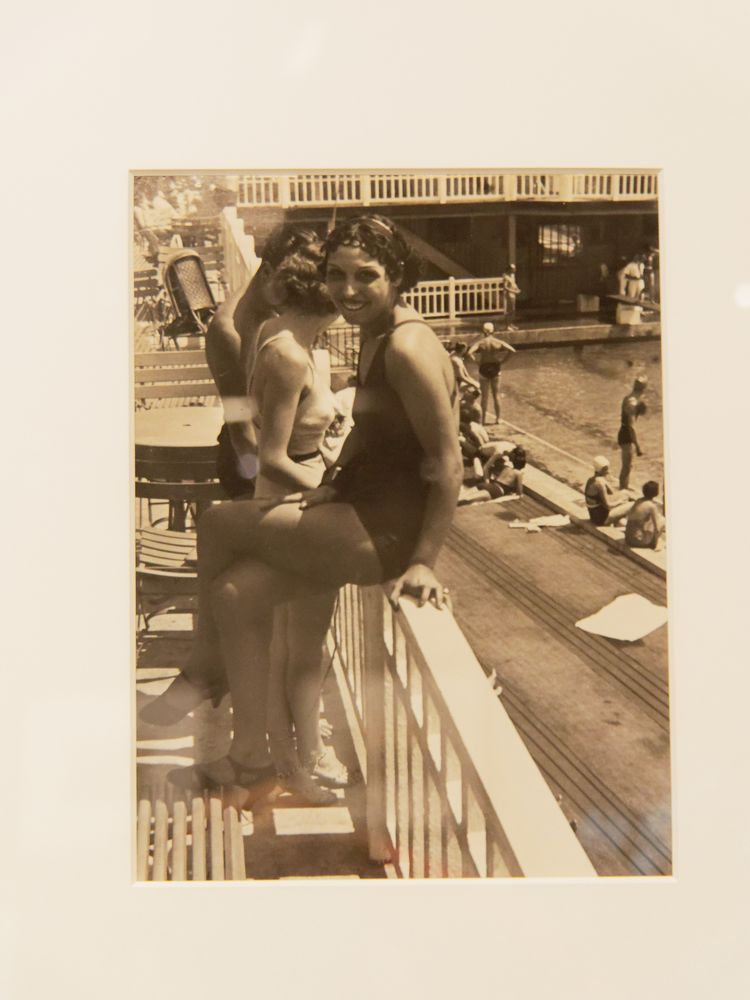
#> input picture jean-moral/jean-moral_2.jpg, 750 x 1000 px, given in place of jason_1.jpg, which was not available; the run also reads 1 picture not shown here
$ python Recalage_une_image.py
#> lines starting #> are read from the running program, lines starting #| are printed output that depends on the picture; pictures that were not available may be replaced by others from this repository, and a replacement may not be noted
# -*- coding: utf-8 -*-
"""
Created on Mon Mar  4 16:12:09 2019

@author: Simon
"""

from matplotlib import pyplot as plt
import numpy as np
import cv2
from scipy import ndimage

#%% Récupérer l'image de base et l'image à recaler
img1 = cv2.imread('jason//jason_1.jpg',0)
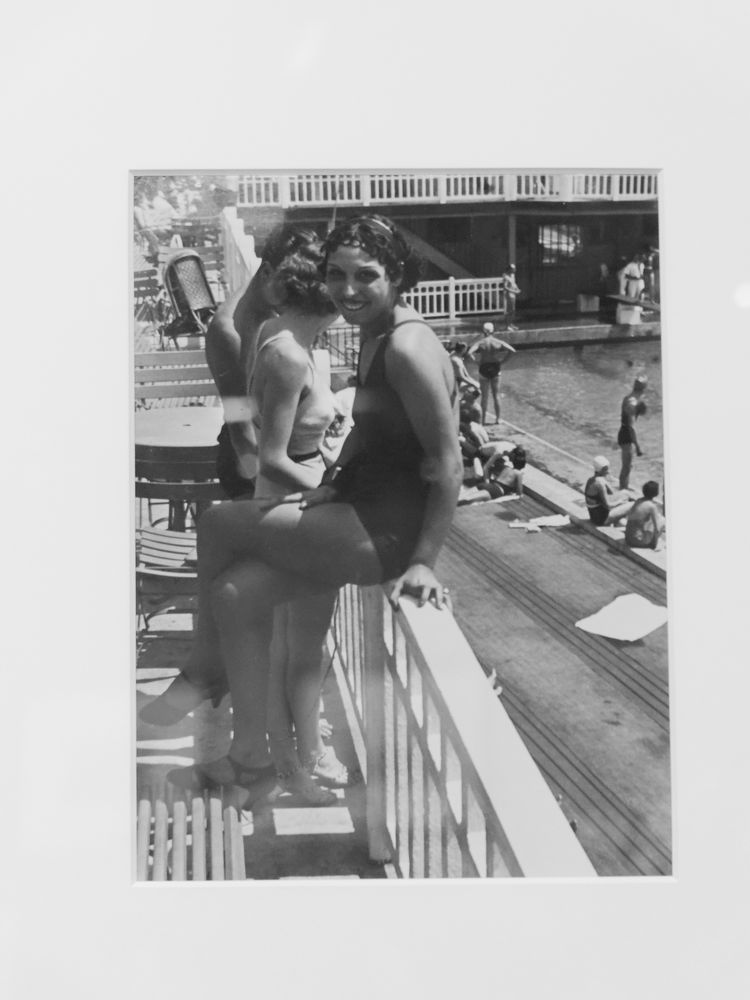
#> img1: shape (1000, 750); min 23, max 243, mean 177.9
img2 = cv2.imread('jason//jason_2.jpg',0)
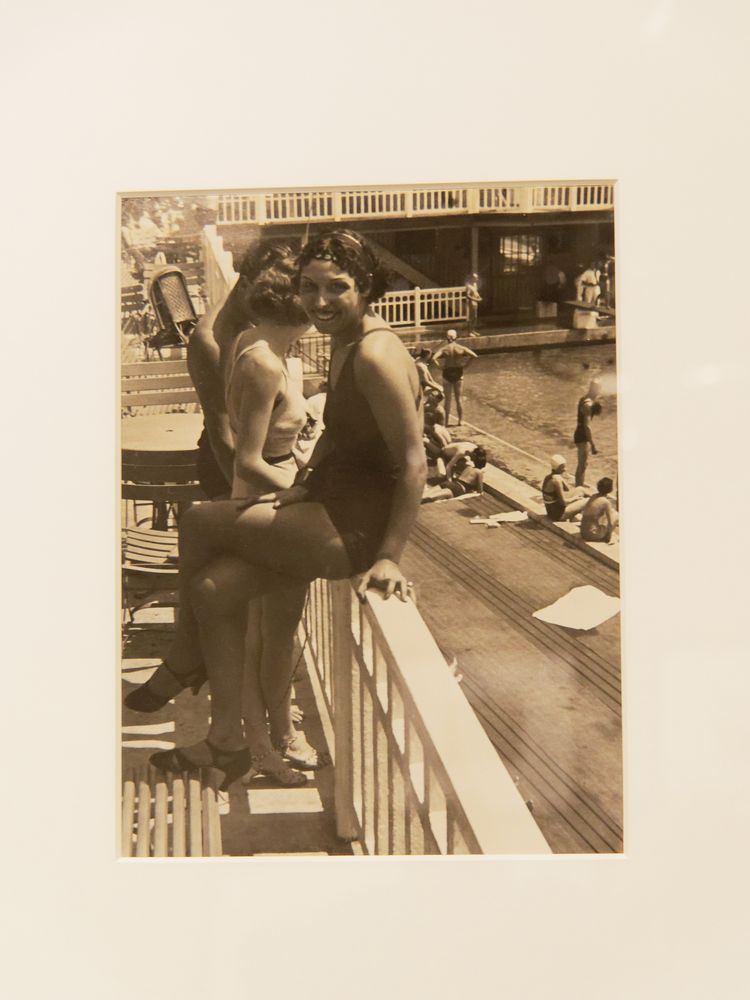
#> input picture jean-moral/jean-moral_2_p.jpg, 750 x 1000 px, given in place of jason_2.jpg, which was not available
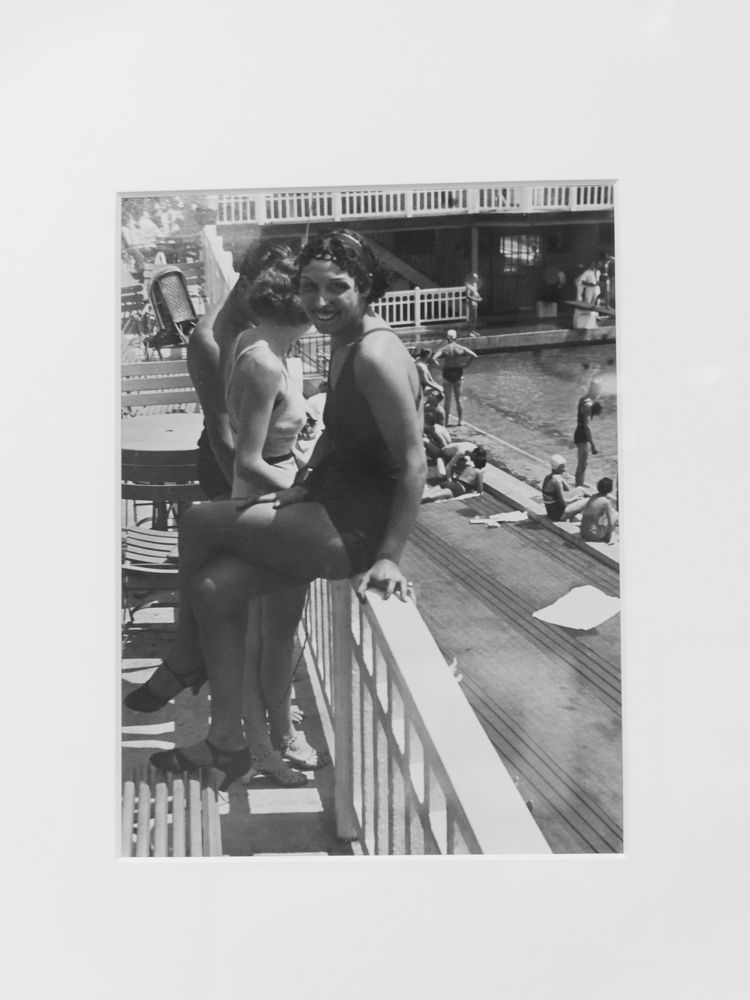
#> img2: shape (1000, 750); min 27, max 246, mean 182.7
N,M = img1.shape
#> N = 1000; M = 750

newImage = np.hstack((img1, img2))#hstack et vstack
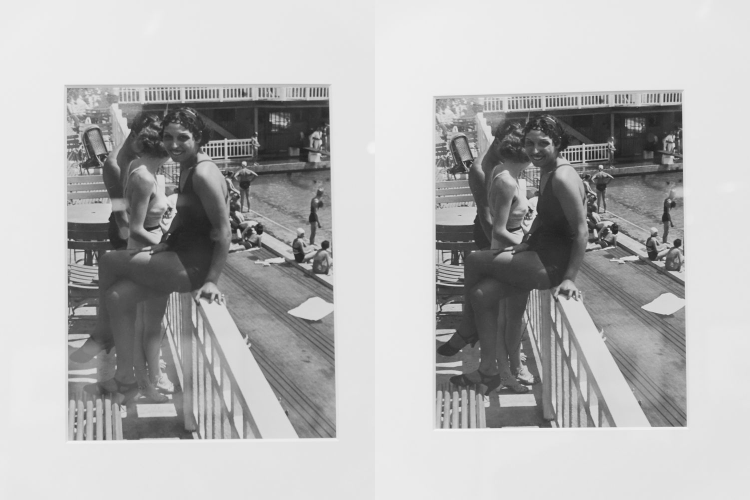
#> newImage: shape (1000, 1500) (shown at 1/2 size); min 23, max 246, mean 180.3

def disp(im,title="",ratio=2):
#> called with title = 'Deux images', ratio = 4
    height, width = im.shape[:2]
#> height = 1000; width = 1500
    cv2.namedWindow(title,cv2.WINDOW_NORMAL)
    cv2.resizeWindow(title, width//ratio, height//ratio)
    cv2.imshow(title, im)
    cv2.waitKey(0)
    cv2.destroyAllWindows()

disp(newImage,"Deux images",ratio=4)


#%% Identifier les keypoints et les matcher

# Initiate SIFT detector
orb = cv2.ORB_create()

# find the keypoints and descriptors with SIFT
kp1, des1 = orb.detectAndCompute(img1,None)[:100]
#> kp1 = 500 keypoints; strongest (x, y, size): (476, 459, 31), (438, 311, 37.2), (438, 295, 31), (456, 294, 31)
kp2, des2 = orb.detectAndCompute(img2,None)[:100]
#> kp2 = 500 keypoints; strongest (x, y, size): (398, 305, 31), (405, 305, 31), (422, 303, 31), (421, 318, 31)

# create BFMatcher object
bf = cv2.BFMatcher(cv2.NORM_HAMMING, crossCheck=True)

# Match descriptors (on regarde les props numériques / descriptors pour matcher les points)
matches = bf.match(des1,des2)
#> matches = 283 matches

# Sort them in the order of their distance.
matches = sorted(matches, key = lambda x:x.distance)

# Draw first 10 matches.
img3 = cv2.drawMatches(img1,kp1,img2,kp2,matches[:100],matchColor=[0,255,0],outImg=img1, flags=2)
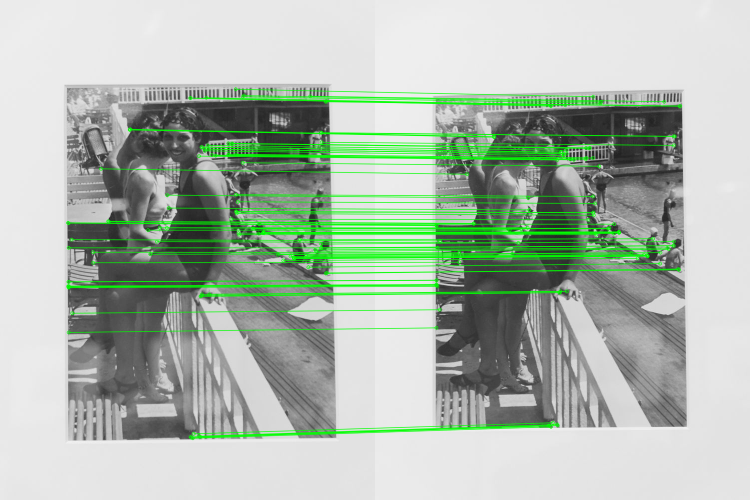
#> img3: shape (1000, 1500, 3) (shown at 1/2 size); mean of channels 0, 1, 2 172.6, 185.9, 172.6; drawn as B, G, R

disp(img3)

# Initialize lists
list_kp1 = []
list_kp2 = []

for mat in matches:

    # Get the matching keypoints for each of the images
    img1_idx = mat.queryIdx
    img2_idx = mat.trainIdx

    # x - columns
    # y - rows
    # Get the coordinates
    [x1,y1] = kp1[img1_idx].pt
    [x2,y2] = kp2[img2_idx].pt

    # Append to each list
    list_kp1.append([x1, y1])
    list_kp2.append([x2, y2])
#> this loop made 283 passes
#> (img1_idx, img2_idx, x1, y1, x2, y2) on passes 1 to 3: (76, 1, 642, 495, 597, 491), (162, 152, 136.8, 572.4, 122.4, 568.8), (299, 297, 136.5, 573.7, 122.7, 570.2)
#> after the loop, list_kp1 = 283 pairs, first value 135 to 653.9, second value 176.4 to 877.8; list_kp2 = 283 pairs, first value 122 to 609.6, second value 190 to 853.9
    #Bizarre : pas des integers

#%% Déduire l'homographie en utilisant les keypoints, calculer l'image inverse
H = cv2.findHomography(np.float32(list_kp1),np.float32(list_kp2),cv2.RANSAC)[0]
#> H = [[0.912, -0.0035, -0.0981], [-0.0289, 0.938, 35.84], [-3.91e-05, 9.06e-06, 1]]

H_inv = np.linalg.inv(H)
#> H_inv = [[1.1, 0.00409, -0.039], [0.0322, 1.07, -38.23], [4.26e-05, -9.5e-06, 1]]

rows,cols = img2.shape
#> rows = 1000; cols = 750
dst = cv2.warpPerspective(img2,H_inv,(cols,rows))
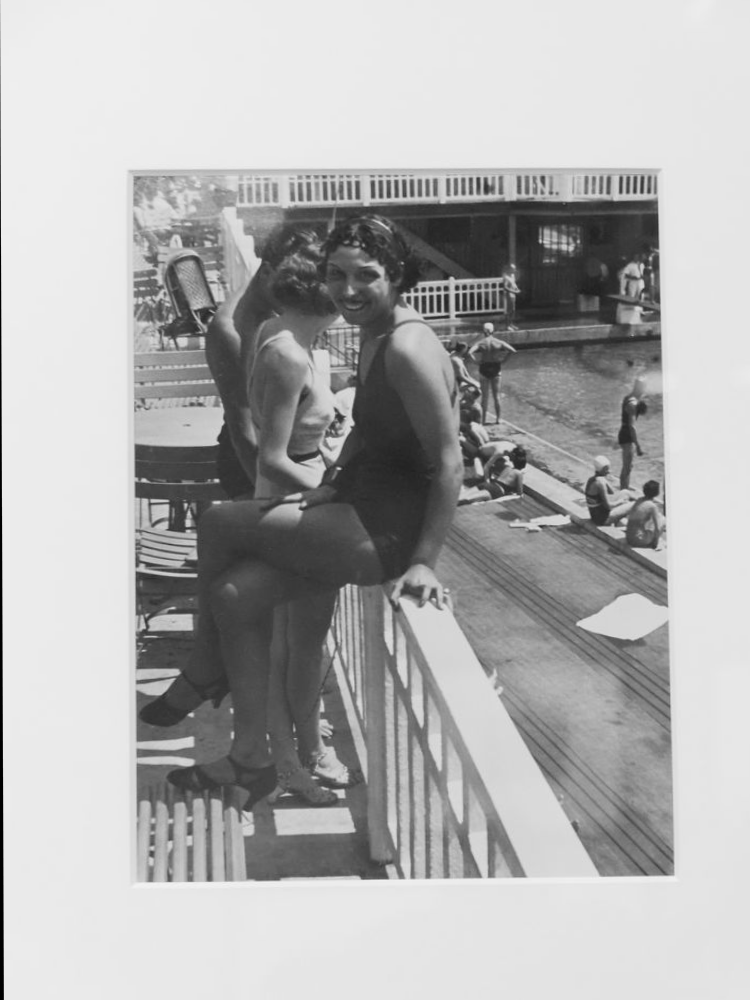
#> dst: shape (1000, 750); min 0, max 243, mean 175.9
disp(dst)

 #%% On les recalle toutes
#file : nom du grand fichier et des minis

def find_key_points(img1,img2):
    # Initiate SIFT detector
    orb = cv2.ORB_create()

    # find the keypoints and descriptors with SIFT
    kp1, des1 = orb.detectAndCompute(img1,None)[:100]
#> kp1 has the same summary as kp2 outside find_key_points
    kp2, des2 = orb.detectAndCompute(img2,None)[:100]

    # create BFMatcher object
    bf = cv2.BFMatcher(cv2.NORM_HAMMING, crossCheck=True)

    # Match descriptors (on regarde les props numériques / descriptors pour matcher les points)
    matches = bf.match(des1,des2)
#> matches = 500 matches

    # Sort them in the order of their distance.
    matches = sorted(matches, key = lambda x:x.distance)

    # Initialize lists
    list_kp1 = []
    list_kp2 = []

    for mat in matches:
        # Get the matching keypoints for each of the images
        img1_idx = mat.queryIdx
        img2_idx = mat.trainIdx

        # x - columns
        # y - rows
        # Get the coordinates
        [x1,y1] = kp1[img1_idx].pt
        [x2,y2] = kp2[img2_idx].pt

        # Append to each list
        list_kp1.append([x1, y1])
        list_kp2.append([x2, y2])
#> this loop made 500 passes
#> (x1, y1, x2, y2) on passes 1 to 3: (137, 501, 137, 501), (597, 491, 597, 491), (501, 251, 501, 251)

    return([list_kp1,list_kp2])

import os

def recalage(filename, show=False,show_compare=False,ratio=2):
    nbImages = len(os.listdir(filename))
    L_rec=[]
    img_base = cv2.imread(filename+'//'+filename+"_1.jpg",0)
    for i in range(nbImages):
        file=filename+'//'+filename+"_"+str(i+1)+".jpg"
        img = cv2.imread(file,0)
        l_k=find_key_points(img_base,img)
        H = cv2.findHomography(np.float32(l_k[0]),np.float32(l_k[1]),cv2.RANSAC)[0]

        H_inv = np.linalg.inv(H)
        rows,cols = img.shape
        dst = cv2.warpPerspective(img,H_inv,(cols,rows))
        if show:

            img_f = np.hstack((img,dst,img_base))
            disp(img_f,"Recalage : " + str(i),ratio)

        if show_compare:

            img_fus = cv2.addWeighted(img_base, 0.3, dst, 0.7,0)
            disp(img_fus,"Recalage : " + str(i),ratio)
#> pass 3 of the loop in recalage, `for i in range(nbImages):`:
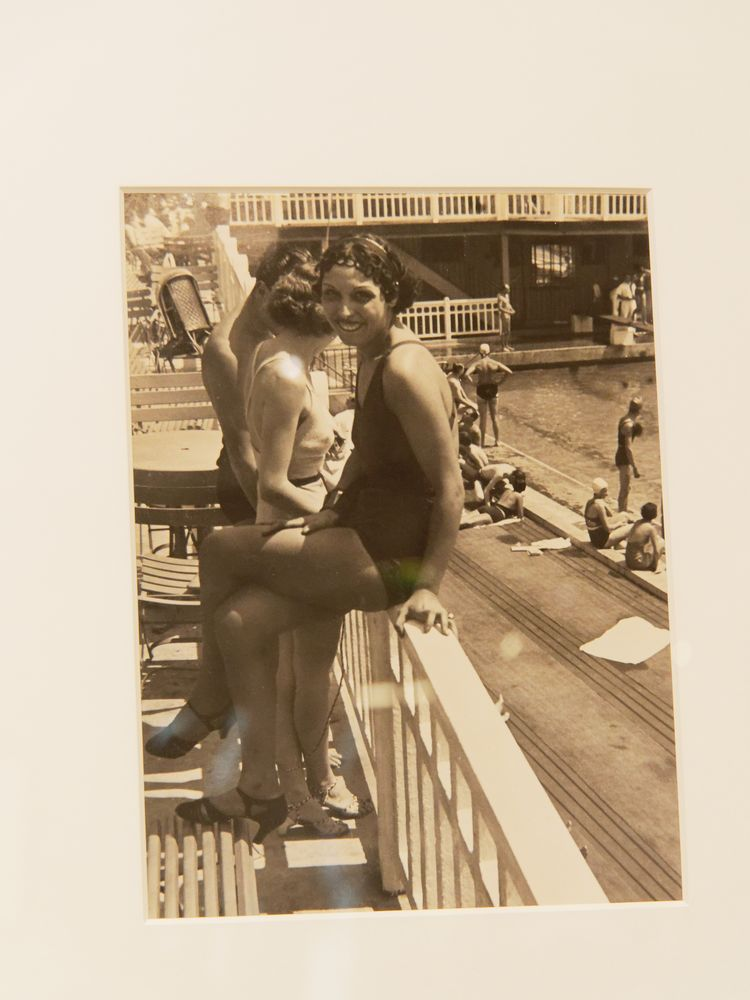
#> input picture jean-moral/jean-moral_3.jpg, 750 x 1000 px
#> in recalage, `img = cv2.imread(file,0)`:
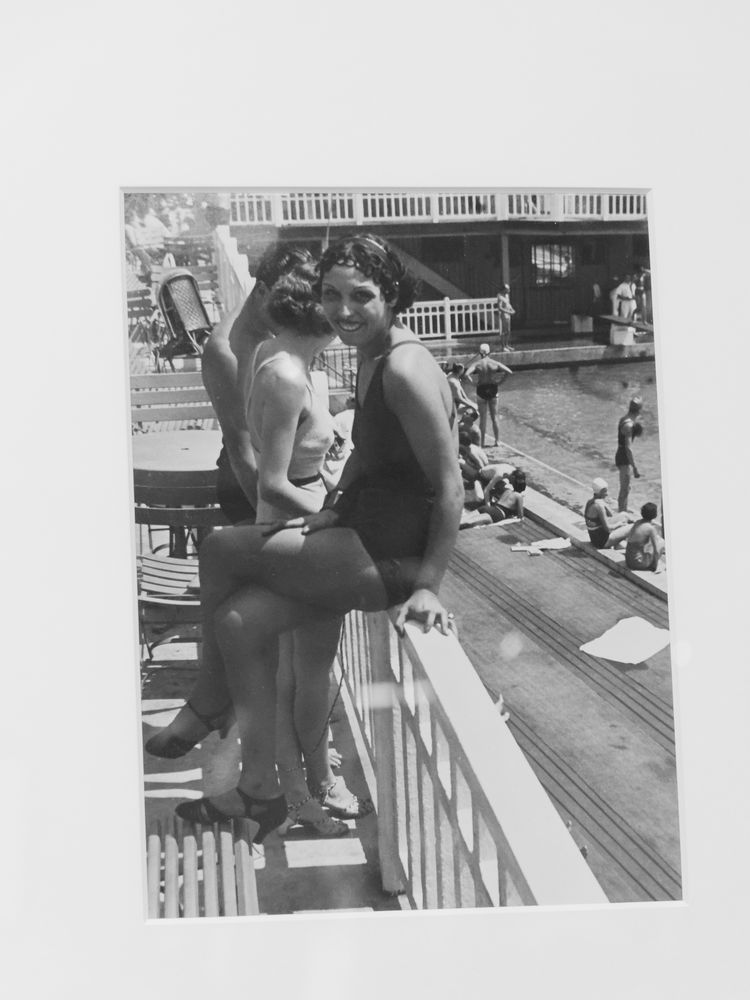
#> img: shape (1000, 750); min 30, max 246, mean 178.4
#> in recalage, `img_fus = cv2.addWeighted(img_base, 0.3, dst, 0.7,0)`:
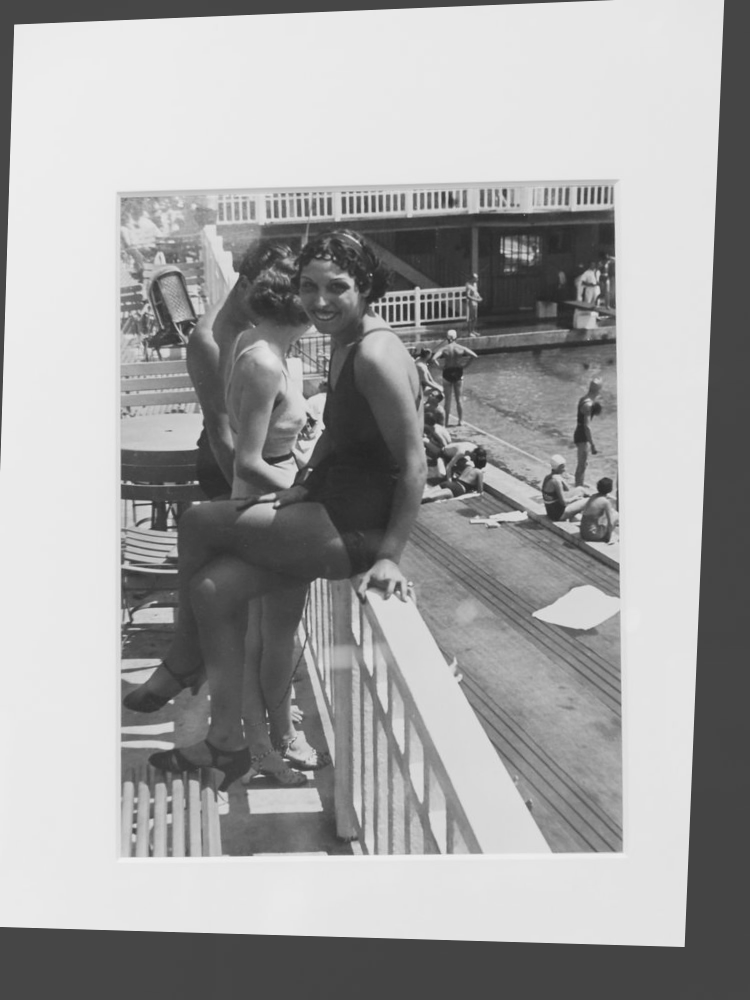
#> img_fus: shape (1000, 750); min 37, max 243, mean 162.7
#> the loop made 5 passes; the first 3 are shown

        L_rec.append(dst)
    return(L_rec)

I = [1,2,3,4,5,7]
#> (the run stopped early here; a loop or call above may not have finished)
